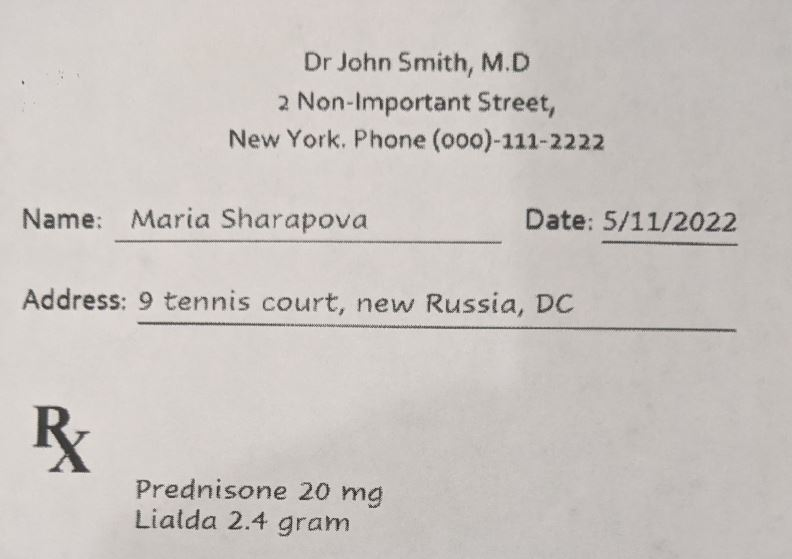
#> input picture backend/notebooks/clear_image.jpg, 792 x 559 px
$ python -i utility.py   (imports and definitions only)
#> lines starting #> are read from the running program, lines starting #| are printed output that depends on the picture; after the words box and inside, x2 and y2 are one past the last pixel; in counts of white or black regions, pixels touching at a corner belong together
#> further down, picture is the input picture: shape (559, 792, 3); mean B, G, R 192.3, 196, 201.3
import pytesseract
import numpy as np
import cv2

def preprocess_image(img):
    gray = cv2.cvtColor(np.array(img), cv2.COLOR_BGR2GRAY)
    resized_image = cv2.resize(gray, None, fx = 1.5, fy = 1.5, interpolation = cv2.INTER_LINEAR)
    processed_image = cv2.adaptiveThreshold(
        resized_image,
        255,
        cv2.ADAPTIVE_THRESH_GAUSSIAN_C,
        cv2.THRESH_BINARY,
        61,
        20
    )
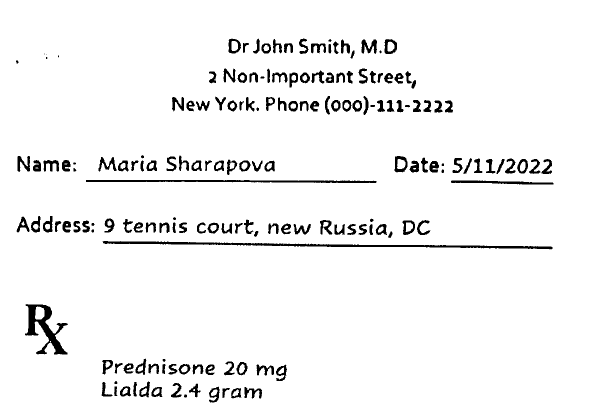
#> processed_image: shape (838, 1188) (shown at 1/2 size); 95.4% white; 173 black regions (6 under 20 px), largest, box (x1, y1, x2, y2) and area: (205, 482, 1105, 499) 4098, (50, 608, 136, 709) 3061, (172, 360, 753, 366) 2317
    return processed_image

>>> import cv2
>>> picture = cv2.imread('../notebooks/clear_image.jpg')
>>> result = preprocess_image(picture)

$ run again, on backend/notebooks/dark_image.jpg
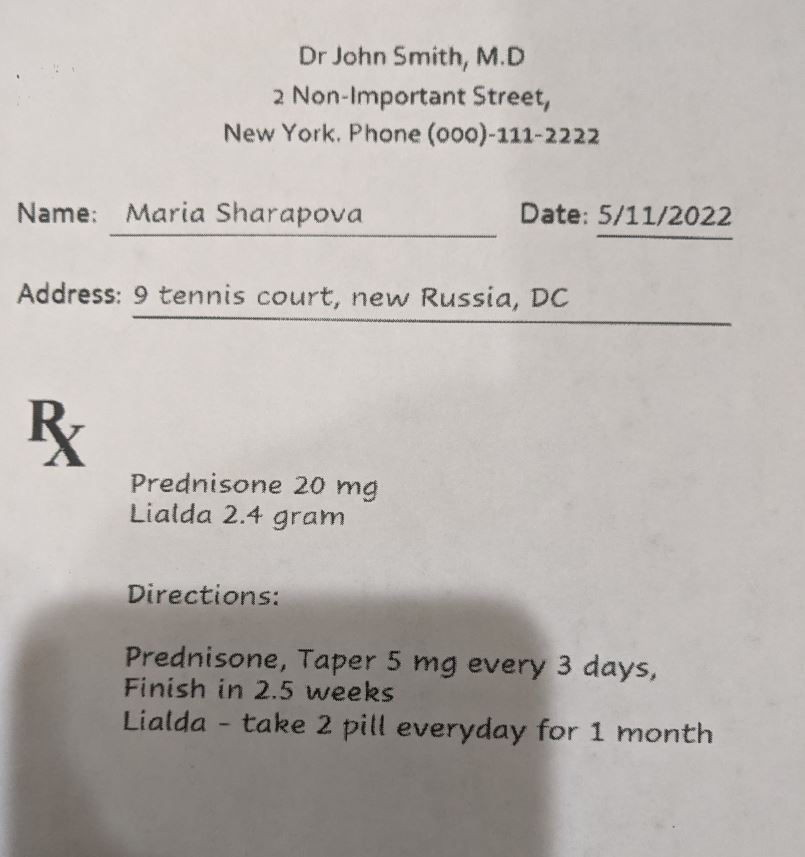
#> input picture backend/notebooks/dark_image.jpg, 805 x 857 px
#> picture is the input picture: shape (857, 805, 3); mean B, G, R 175.6, 179.3, 184.5
#> in preprocess_image, `processed_image = cv2.adaptiveThreshold( resized_image, 255, cv2.ADAPT..`:
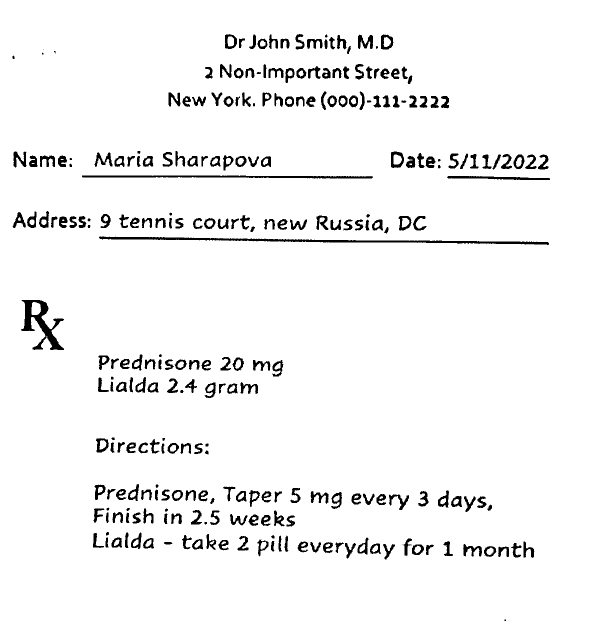
#> processed_image: shape (1286, 1208) (shown at 1/2 size); 95.7% white; 272 black regions (7 under 20 px), largest, box (x1, y1, x2, y2) and area: (198, 473, 1098, 490) 4084, (42, 600, 128, 700) 3033, (164, 351, 746, 357) 2333
